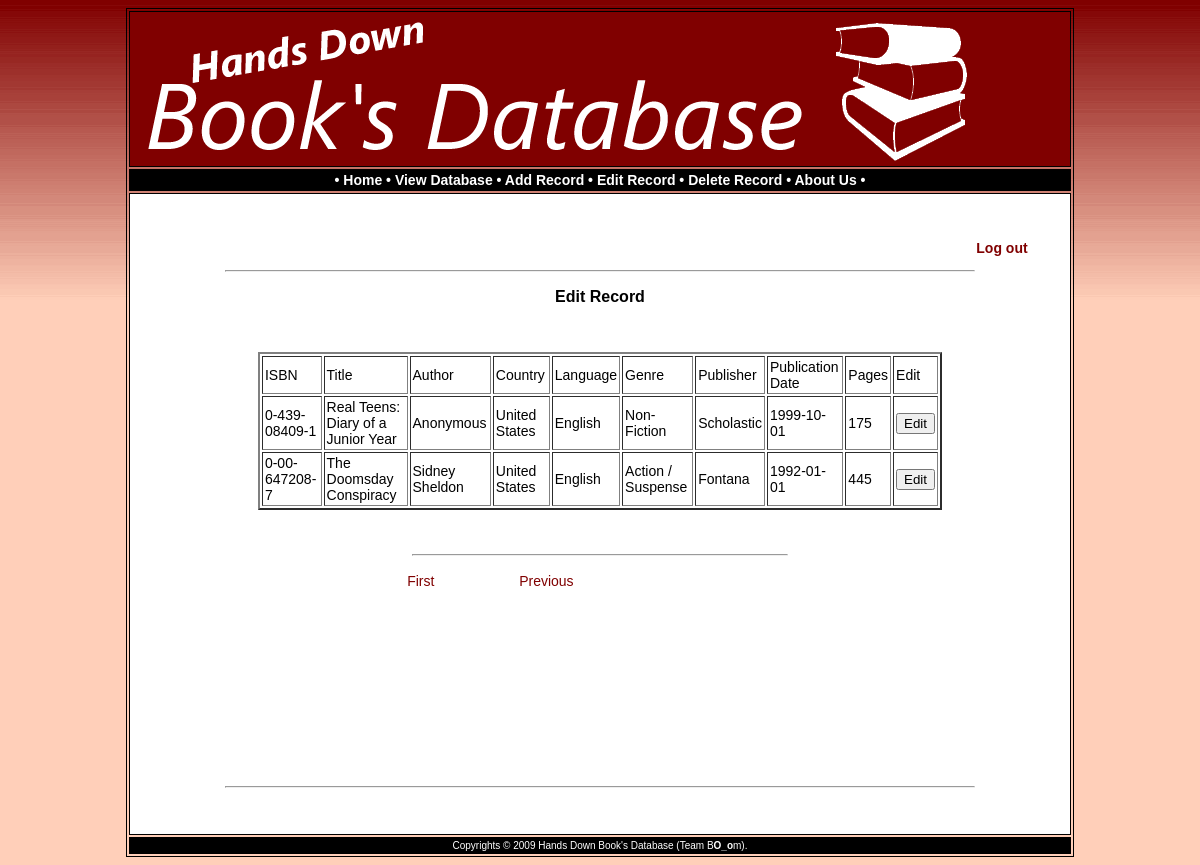
The page /hdbdb/editrecord.php?pageNum_Recordset1=1&totalRows_Recordset1=7 (signed in) on the database its author committed.
### tables this page shows
CREATE TABLE IF NOT EXISTS `book_information` (
  `ISBN` varchar(50) NOT NULL,
  `Title` varchar(50) NOT NULL,
  `Author` varchar(50) NOT NULL,
  `Country` varchar(50) NOT NULL,
  `Language` varchar(50) NOT NULL,
  `Genre` varchar(50) NOT NULL,
  `Publisher` varchar(50) NOT NULL,
  `Publication_Date` varchar(100) NOT NULL,
  `Pages` varchar(50) NOT NULL,
  UNIQUE KEY `ISBN` (`ISBN`)
);

### hdbdb/editrecord.php (the view, shortened to what this page needs)
<?php require_once('Connections/Connection.php'); ?>
<?php
$logoutAction = $_SERVER['PHP_SELF']."?doLogout=true";
if ((isset($_SERVER['QUERY_STRING'])) && ($_SERVER['QUERY_STRING'] != "")){
  $logoutAction .="&". htmlentities($_SERVER['QUERY_STRING']);
}
?>
<?php
$currentPage = $_SERVER["PHP_SELF"];
$maxRows_Recordset1 = 5;
$pageNum_Recordset1 = 0;
if (isset($_GET['pageNum_Recordset1'])) {
  $pageNum_Recordset1 = $_GET['pageNum_Recordset1'];
}
$startRow_Recordset1 = $pageNum_Recordset1 * $maxRows_Recordset1;
$query_Recordset1 = "SELECT * FROM book_information";
$query_limit_Recordset1 = sprintf("%s LIMIT %d, %d", $query_Recordset1, $startRow_Recordset1, $maxRows_Recordset1);
$Recordset1 = mysql_query($query_limit_Recordset1, $Connection) or die(mysql_error());
$row_Recordset1 = mysql_fetch_assoc($Recordset1);
if (isset($_GET['totalRows_Recordset1'])) {
  $totalRows_Recordset1 = $_GET['totalRows_Recordset1'];
} else {
  $all_Recordset1 = mysql_query($query_Recordset1);
  $totalRows_Recordset1 = mysql_num_rows($all_Recordset1);
}
$totalPages_Recordset1 = ceil($totalRows_Recordset1/$maxRows_Recordset1)-1;
$queryString_Recordset1 = "";
$queryString_Recordset1 = sprintf("&totalRows_Recordset1=%d%s", $totalRows_Recordset1, $queryString_Recordset1);
?><!DOCTYPE html PUBLIC "-//W3C//DTD XHTML 1.0 Transitional//EN" "http://www.w3.org/TR/xhtml1/DTD/xhtml1-transitional.dtd">
<html xmlns="http://www.w3.org/1999/xhtml">
<head>
</head>
<body>
<table width="80%" border="1" align="center" cellpadding="2" bordercolor="#000000">
  <tr>
    <td bgcolor="#800000"><img src="images/head.gif" width="900" height="150" /></td>
  </tr>
  <tr>
    <td bgcolor="#000000" class="linksbar"><div align="center" class="style2">&bull; <a href="home.php">Home</a> &bull; <a href="viewdatabase.php">View Database</a> &bull; <a href="addrecord.php">Add Record</a> &bull; <a href="editrecord.php">Edit Record</a> &bull; <a href="deleterecord.php">Delete Record</a> &bull; <a href="aboutus.php">About Us</a> &bull;</div>     </td>
  </tr>
  <tr>
    <td bgcolor="#FFFFFF"><div align="center">
      <p>&nbsp;</p>
      <blockquote>
        <p align="right">&nbsp;<a href="<?php echo $logoutAction ?>" class="style7">Log out</a></p>
      </blockquote>
      <hr align="center" width="80%" />
      <p align="center" class="style6">Edit Record </p>
      <p>&nbsp;</p>
      <blockquote>
        <table width="80%" border="2" align="center" cellpadding="2" cellspacing="2">
          <tr>
            <td>ISBN</td>
            <td>Title</td>
            <td>Author</td>
            <td>Country</td>
            <td>Language</td>
            <td>Genre</td>
            <td>Publisher</td>
            <td>Publication Date</td>
            <td>Pages</td>
			<td>Edit</td>
          </tr>
          <?php do { ?>
            <tr>
              <td><?php echo $row_Recordset1['ISBN']; ?></td>
              <td><?php echo $row_Recordset1['Title']; ?></td>
              <td><?php echo $row_Recordset1['Author']; ?></td>
              <td><?php echo $row_Recordset1['Country']; ?></td>
              <td><?php echo $row_Recordset1['Language']; ?></td>
              <td><?php echo $row_Recordset1['Genre']; ?></td>
              <td><?php echo $row_Recordset1['Publisher']; ?></td>
              <td><?php echo $row_Recordset1['Publication_Date']; ?></td>
              <td><?php echo $row_Recordset1['Pages']; ?></td>
			  <td><form id="form1" name="form1" method="post" action="update.php">
			    <label>
			    <input type="submit" name="Submit" value="Edit" />
			    </label>
                                          </form>
			  </td>
            </tr>
            <?php } while ($row_Recordset1 = mysql_fetch_assoc($Recordset1)); ?>
        </table>
          <p>&nbsp;</p>
      </blockquote>
      <hr align="center" width="40%" />
      <p>
      <table border="0" width="50%" align="center">
        <tr>
          <td width="23%" align="center"><?php if ($pageNum_Recordset1 > 0) {  ?>
                <a href="<?php printf("%s?pageNum_Recordset1=%d%s", $currentPage, 0, $queryString_Recordset1); ?>">First</a>
                <?php }  ?>
          </td>
          <td width="31%" align="center"><?php if ($pageNum_Recordset1 > 0) {  ?>
                <a href="<?php printf("%s?pageNum_Recordset1=%d%s", $currentPage, max(0, $pageNum_Recordset1 - 1), $queryString_Recordset1); ?>">Previous</a>
                <?php }  ?>
          </td>
          <td width="23%" align="center"><?php if ($pageNum_Recordset1 < $totalPages_Recordset1) {  ?>
                <a href="<?php printf("%s?pageNum_Recordset1=%d%s", $currentPage, min($totalPages_Recordset1, $pageNum_Recordset1 + 1), $queryString_Recordset1); ?>">Next</a>
                <?php }  ?>
          </td>
          <td width="23%" align="center"><?php if ($pageNum_Recordset1 < $totalPages_Recordset1) {  ?>
                <a href="<?php printf("%s?pageNum_Recordset1=%d%s", $currentPage, $totalPages_Recordset1, $queryString_Recordset1); ?>">Last</a>
                <?php }  ?>
          </td>
        </tr>
      </table>
      </p>
<p>&nbsp;</p>
      <p>&nbsp;</p>
      <p>&nbsp;</p>
      <p>&nbsp;</p>
      <p>&nbsp;</p>
      <p>&nbsp;</p>
      <hr align="center" width="80%" />
      <p>&nbsp;</p>
    </div></td>
  </tr>
  <tr>
    <td bgcolor="#000000"><div align="center" class="style4">Copyrights &copy; 2009 Hands Down Book's Database (Team   B<strong>O_o</strong>m).</div></td>
  </tr>
</table>
</body>
</html>

### hdbdb/editrecord.php (style rules this page uses)
body,td,th { font-family: Verdana, Arial, Helvetica, sans-serif; font-size: 14px; }
a:link { color: #800000; text-decoration: none; }
.style2 { color: #FFFFFF; font-weight: bold; }
.style4 { color: #FFFFFF; font-size: 10px; }
.linksbar a:link { color: #FFFFFF; text-decoration: none; }
.style6 { font-size: 16px; font-weight: bold; }
.style7 { color: #F4F4F4; font-weight: bold; }

### rows shown on the page
book_information: ISBN "0-439-08409-1", Title "Real Teens: Diary of a Junior Year", Author "Anonymous", Country "United States", Language "English", Genre "Non-Fiction", Publisher "Scholastic", Publication_Date "1999-10-01", Pages "175"
book_information: ISBN "0-00-647208-7", Title "The Doomsday Conspiracy", Author "Sidney Sheldon", Country "United States", Language "English", Genre "Action / Suspense", Publisher "Fontana", Publication_Date "1992-01-01", Pages "445"
